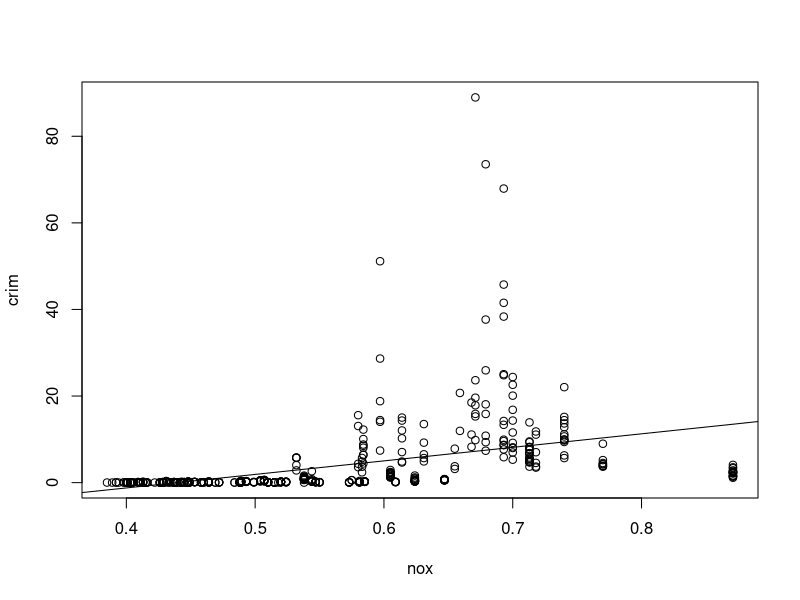
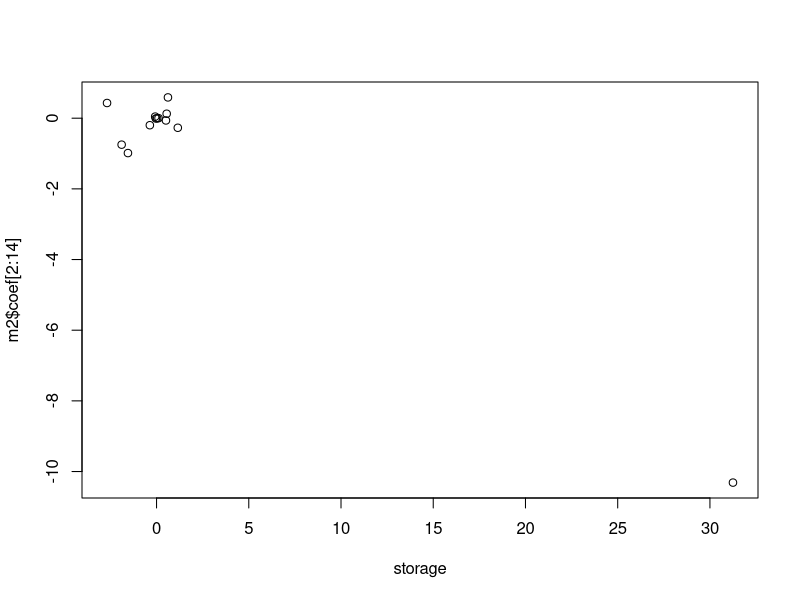

The R source for these figures, in order:

rm(list=ls())
library(MASS)
head(Boston)
attach(Boston)

# a.
# Parms
len <- (ncol(Boston))
storage <- c()

for (j in 2:len)
{
  m1 <- lm(crim~data.frame(Boston)[,j] )
  storage <- rbind(storage,m1$coef[2])
}

# For 
m1 <- lm(crim~data.frame(Boston)[,5] )
summary(m1)
# Yes, there is positive stat sig relationship between zn and crim @ 1% level.
plot(nox,crim)
abline(m1)
# There appears to be a positive sloping line between nox and crime.
cor(nox,crim)
# Pearson's correlation is 0.42
cor.test(nox, crim, method="spearman")
# Spearman's correlation is 0.82.

# b. 
m2 <- lm(crim~., data=Boston)
summary(m2)
# Results are a multiple regression with some variables having postive 
# and others having negative estimated effects.
# At the 5% level, we can reject the null for intercept, zn, dis, rad,
# black and medv. 
# Nox was individually stat sig, but now is no longer stat sig with 
# the inclusion of the other variables.

# c.
plot(storage, m2$coef[2:14])

# d.
# For simplicity, I just do this for nox:
m3 <- lm(crim~nox+I(nox^2)+I(nox^3))
summary(m3)
# Yes, at the 1% level, each of the intercept, the nox and nox^2 and
# nox^3 terms are all stat sig, so this is strong evidence of a 
# nonlinear relationship.